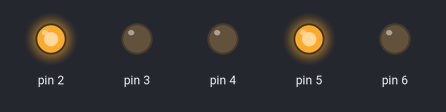
Recording of a sketch running on a simulated Arduino Uno, built with avr-gcc and run on an emulated ATmega328P. Shown: output pins drawn as LEDs (lit = HIGH).

Above: at 2.5 s.
At 10.5 s:
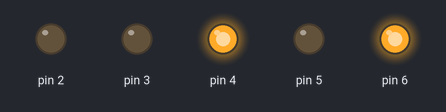
At 15.5 s:
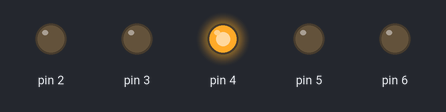
At 20.5 s:
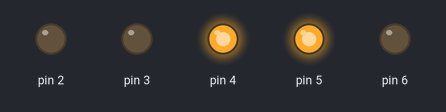
At 30.0 s:
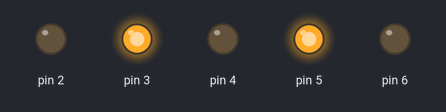
Timing chart, 0 to 31.2 s (numbered marks = the images above):
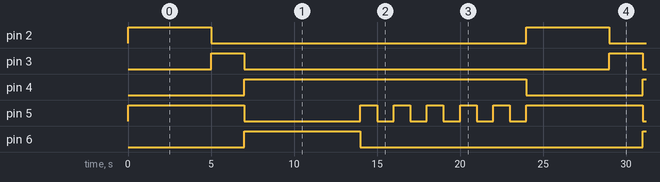

Measured:
- by itself, pin 2: alternates HIGH for 5.0 s and LOW for 19.0 s
- by itself, pin 3: alternates HIGH for 2.0 s and LOW for 22.0 s
- by itself, pin 4: alternates HIGH for 17.0 s and LOW for 7.0 s
- by itself, pin 5: repeats every 24.0 s: LOW 7.0 s, 5 × (HIGH 1.0 s, LOW 1.0 s), HIGH 7.0 s
- by itself, pin 6: alternates HIGH for 7.0 s and LOW for 17.0 s

The sketch:

sketch_jun22a.ino
```cpp
// C++ code
//
int counter;

void setup()
{
  pinMode(2, OUTPUT);
  pinMode(3, OUTPUT);
  pinMode(4, OUTPUT);
  pinMode(5, OUTPUT);
  pinMode(6, OUTPUT);
}

void loop()
{
  digitalWrite(2, HIGH);
  digitalWrite(3, LOW);
  digitalWrite(4, LOW);
  digitalWrite(5, HIGH);
  digitalWrite(6, LOW);
  delay(5000); // Wait for 5000 millisecond(s)
  digitalWrite(2, LOW);
  digitalWrite(3, HIGH);
  digitalWrite(4, LOW);
  digitalWrite(5, HIGH);
  digitalWrite(6, LOW);
  delay(2000); // Wait for 2000 millisecond(s)
  digitalWrite(2, LOW);
  digitalWrite(3, LOW);
  digitalWrite(4, HIGH);
  digitalWrite(5, LOW);
  digitalWrite(6, HIGH);
  delay(7000); // Wait for 7000 millisecond(s)
  digitalWrite(2, LOW);
  digitalWrite(3, LOW);
  digitalWrite(4, HIGH);
  digitalWrite(6, LOW);
  for (counter = 0; counter < 5; ++counter) {
    digitalWrite(5, HIGH);
    delay(1000); // Wait for 1000 millisecond(s)
    digitalWrite(5, LOW);
    delay(1000); // Wait for 1000 millisecond(s)
  }
}
```
